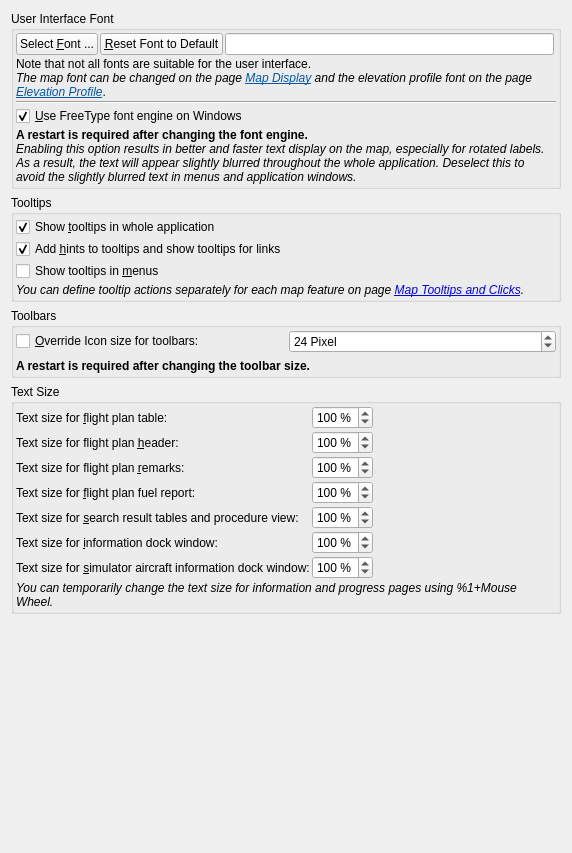
          <widget class="QWidget" name="scrollAreaWidgetContents_5">
           <property name="geometry">
            <rect>
             <x>0</x>
             <y>0</y>
             <width>572</width>
             <height>853</height>
            </rect>
           </property>
           <layout class="QVBoxLayout" name="verticalLayout_23">
            <item>
             <widget class="QGroupBox" name="groupBox_19">
              <property name="title">
               <string>User Interface Font</string>
              </property>
              <layout class="QGridLayout" name="gridLayout_8">
               <property name="leftMargin">
                <number>2</number>
               </property>
               <property name="topMargin">
                <number>2</number>
               </property>
               <property name="rightMargin">
                <number>2</number>
               </property>
               <property name="bottomMargin">
                <number>2</number>
               </property>
               <property name="spacing">
                <number>2</number>
               </property>
               <item row="5" column="0" colspan="4">
                <widget class="QCheckBox" name="checkBoxOptionsFreetype">
                 <property name="toolTip">
                  <string>Enable this if you use scaled fonts in you system settings and/or a monitor with high resolution.
This will scale the Little Navmap map graphics and icons for better visibility if checked.</string>
                 </property>
                 <property name="text">
                  <string>&amp;Use FreeType font engine on Windows</string>
                 </property>
                 <property name="checked">
                  <bool>true</bool>
                 </property>
                </widget>
               </item>
               <item row="3" column="0" colspan="4">
                <widget class="QLabel" name="labelOptionsGuiFontHint">
                 <property name="text">
                  <string>&lt;html&gt;&lt;head/&gt;&lt;body&gt;&lt;p&gt;Note that not all fonts are suitable for the user interface.&lt;br/&gt;&lt;img src=&quot;:/littlenavmap/resources/icons/bulb.svg&quot;/&gt;&lt;span style=&quot; font-style:italic;&quot;&gt;The map font can be changed on the page &lt;/span&gt;&lt;a href=&quot;lnm://mapdisplayfont&quot;&gt;&lt;span style=&quot; font-style:italic; text-decoration: underline; color:#0057ae;&quot;&gt;Map Display&lt;/span&gt;&lt;/a&gt;&lt;span style=&quot; font-style:italic;&quot;&gt; and the elevation profile font on the page &lt;/span&gt;&lt;a href=&quot;lnm://elevationprofile&quot;&gt;&lt;span style=&quot; font-style:italic; text-decoration: underline; color:#0057ae;&quot;&gt;Elevation Profile&lt;/span&gt;&lt;/a&gt;.&lt;/p&gt;&lt;/body&gt;&lt;/html&gt;</string>
                 </property>
                 <property name="wordWrap">
                  <bool>true</bool>
                 </property>
                 <property name="margin">
                  <number>10</number>
                 </property>
                 <property name="textInteractionFlags">
                  <set>Qt::LinksAccessibleByMouse|Qt::TextSelectableByMouse</set>
                 </property>
                </widget>
               </item>
               <item row="1" column="0">
                <widget class="QPushButton" name="pushButtonOptionsGuiSelectFont">
                 <property name="toolTip">
                  <string>Select a font for the user interface.
Changes are applied immediately. 
Cancel the dialog to revert back to the old font.
Font size is limited to 30 points/pixels.</string>
                 </property>
                 <property name="text">
                  <string>Select &amp;Font ...</string>
                 </property>
                </widget>
               </item>
               <item row="4" column="0" colspan="4">
                <widget class="Line" name="lineOptionsGuiFreetype">
                 <property name="orientation">
                  <enum>Qt::Horizontal</enum>
                 </property>
                </widget>
               </item>
               <item row="6" column="0" colspan="4">
                <widget class="QLabel" name="labelOptionsFreetypeHint">
                 <property name="text">
                  <string>&lt;html&gt;&lt;head/&gt;&lt;body&gt;&lt;p&gt;&lt;span style=&quot; font-weight:600;&quot;&gt;A restart is required after changing the font engine.&lt;/span&gt;&lt;br/&gt;&lt;img src=&quot;:/littlenavmap/resources/icons/bulb.svg&quot;/&gt;&lt;span style=&quot; font-style:italic;&quot;&gt;Enabling this option results in better and faster text display on the map, especially for rotated labels. &lt;br/&gt;As a result, the text will appear slightly blurred throughout the whole application. Deselect this to avoid the slightly blurred text in menus and application windows.&lt;/span&gt;&lt;/p&gt;&lt;/body&gt;&lt;/html&gt;</string>
                 </property>
                 <property name="wordWrap">
                  <bool>true</bool>
                 </property>
                 <property name="margin">
                  <number>10</number>
                 </property>
                 <property name="textInteractionFlags">
                  <set>Qt::LinksAccessibleByMouse|Qt::TextSelectableByMouse</set>
                 </property>
                </widget>
               </item>
               <item row="1" column="1">
                <widget class="QPushButton" name="pushButtonOptionsGuiResetFont">
                 <property name="toolTip">
                  <string>Reset font for user interface back to system default.
Changes are applied immediately. </string>
                 </property>
                 <property name="text">
                  <string>&amp;Reset Font to Default</string>
                 </property>
                </widget>
               </item>
               <item row="1" column="2">
                <widget class="QLineEdit" name="lineEditOptionsGuiFont">
                 <property name="readOnly">
                  <bool>true</bool>
                 </property>
                </widget>
               </item>
              </layout>
             </widget>
            </item>
            <item>
             <widget class="QGroupBox" name="groupBox_24">
              <property name="title">
               <string>Tooltips</string>
              </property>
              <layout class="QVBoxLayout" name="verticalLayout_24">
               <property name="spacing">
                <number>2</number>
               </property>
               <property name="leftMargin">
                <number>2</number>
               </property>
               <property name="topMargin">
                <number>2</number>
               </property>
               <property name="rightMargin">
                <number>2</number>
               </property>
               <property name="bottomMargin">
                <number>2</number>
               </property>
               <item>
                <widget class="QCheckBox" name="checkBoxOptionsGuiTooltipsAll">
                 <property name="toolTip">
                  <string>Enables display of tooltips for the whole application.
Tooltips are small help windows which pop up when hovering the mouse above an object.
This does not affect the map window which can be changed separately on the options page &quot;Map&quot;. </string>
                 </property>
                 <property name="text">
                  <string>Show &amp;tooltips in whole application</string>
                 </property>
                 <property name="checked">
                  <bool>true</bool>
                 </property>
                </widget>
               </item>
               <item>
                <widget class="QCheckBox" name="checkBoxOptionsGuiTooltipsLink">
                 <property name="toolTip">
                  <string>Enables additional hints in tooltips and also adds tooltips for the blue links in the flight plan header, procedure search and information window</string>
                 </property>
                 <property name="text">
                  <string>Add &amp;hints to tooltips and show tooltips for links</string>
                 </property>
                 <property name="checked">
                  <bool>true</bool>
                 </property>
                </widget>
               </item>
               <item>
                <widget class="QCheckBox" name="checkBoxOptionsGuiTooltipsMenu">
                 <property name="toolTip">
                  <string>Enables tooltips in main menu and context menus.</string>
                 </property>
                 <property name="text">
                  <string>Show tooltips in &amp;menus</string>
                 </property>
                 <property name="checked">
                  <bool>false</bool>
                 </property>
                </widget>
               </item>
               <item>
                <widget class="QLabel" name="labelOptionsGuiTooltipHint">
                 <property name="text">
                  <string>&lt;html&gt;&lt;head/&gt;&lt;body&gt;&lt;p&gt;&lt;img src=&quot;:/littlenavmap/resources/icons/bulb.svg&quot;/&gt;&lt;span style=&quot; font-style:italic;&quot;&gt;You can define tooltip actions separately for each map feature on page &lt;/span&gt;&lt;a href=&quot;lnm://maptooltipsandclicks&quot;&gt;&lt;span style=&quot; font-style:italic; text-decoration: underline;&quot;&gt;Map Tooltips and Clicks&lt;/span&gt;&lt;/a&gt;&lt;span style=&quot; font-style:italic;&quot;&gt;.&lt;/span&gt;&lt;/p&gt;&lt;/body&gt;&lt;/html&gt;</string>
                 </property>
                 <property name="wordWrap">
                  <bool>true</bool>
                 </property>
                 <property name="margin">
                  <number>10</number>
                 </property>
                 <property name="textInteractionFlags">
                  <set>Qt::LinksAccessibleByMouse|Qt::TextSelectableByMouse</set>
                 </property>
                </widget>
               </item>
              </layout>
             </widget>
            </item>
            <item>
             <widget class="QGroupBox" name="groupBox_32">
              <property name="title">
               <string>Toolbars</string>
              </property>
              <layout class="QGridLayout" name="gridLayout_42">
               <property name="leftMargin">
                <number>2</number>
               </property>
               <property name="topMargin">
                <number>2</number>
               </property>
               <property name="rightMargin">
                <number>2</number>
               </property>
               <property name="bottomMargin">
                <number>2</number>
               </property>
               <item row="0" column="2">
                <widget class="QSpinBox" name="spinBoxOptionsGuiToolbarSize">
                 <property name="sizePolicy">
                  <sizepolicy hsizetype="Minimum" vsizetype="Fixed">
                   <horstretch>0</horstretch>
                   <verstretch>0</verstretch>
                  </sizepolicy>
                 </property>
                 <property name="readOnly">
                  <bool>false</bool>
                 </property>
                 <property name="suffix">
                  <string> Pixel</string>
                 </property>
                 <property name="minimum">
                  <number>8</number>
                 </property>
                 <property name="maximum">
                  <number>128</number>
                 </property>
                 <property name="singleStep">
                  <number>2</number>
                 </property>
                 <property name="value">
                  <number>24</number>
                 </property>
                </widget>
               </item>
               <item row="0" column="1" alignment="Qt::AlignVCenter">
                <widget class="QCheckBox" name="checkBoxOptionsGuiToolbarSize">
                 <property name="toolTip">
                  <string>Allows to change the size of the toolbar icons from system default if checked.</string>
                 </property>
                 <property name="text">
                  <string>&amp;Override Icon size for toolbars:</string>
                 </property>
                 <property name="checked">
                  <bool>false</bool>
                 </property>
                </widget>
               </item>
               <item row="1" column="1" colspan="2">
                <widget class="QLabel" name="labelOptionsGuiToolbarSize">
                 <property name="text">
                  <string>&lt;b&gt;A restart is required after changing the toolbar size.&lt;/b&gt;</string>
                 </property>
                 <property name="wordWrap">
                  <bool>true</bool>
                 </property>
                 <property name="margin">
                  <number>10</number>
                 </property>
                 <property name="textInteractionFlags">
                  <set>Qt::LinksAccessibleByMouse|Qt::TextSelectableByMouse</set>
                 </property>
                </widget>
               </item>
              </layout>
             </widget>
            </item>
            <item>
             <widget class="QGroupBox" name="groupBox_8">
              <property name="title">
               <string>Text Size</string>
              </property>
              <layout class="QGridLayout" name="gridLayout_20">
               <property name="leftMargin">
                <number>2</number>
               </property>
               <property name="topMargin">
                <number>2</number>
               </property>
               <property name="rightMargin">
                <number>2</number>
               </property>
               <property name="bottomMargin">
                <number>2</number>
               </property>
               <property name="spacing">
                <number>2</number>
               </property>
               <item row="4" column="0">
                <widget class="QLabel" name="labelOptionsGuiAircraftPerf">
                 <property name="text">
                  <string>Text size for &amp;flight plan fuel report:</string>
                 </property>
                 <property name="buddy">
                  <cstring>spinBoxOptionsGuiAircraftPerf</cstring>
                 </property>
                </widget>
               </item>
               <item row="6" column="0">
                <widget class="QLabel" name="labelOptionsGuiInfoText">
                 <property name="text">
                  <string>Text size for &amp;information dock window:</string>
                 </property>
                 <property name="buddy">
                  <cstring>spinBoxOptionsGuiInfoText</cstring>
                 </property>
                </widget>
               </item>
               <item row="1" column="1">
                <widget class="QSpinBox" name="spinBoxOptionsGuiRouteText">
                 <property name="sizePolicy">
                  <sizepolicy hsizetype="Minimum" vsizetype="Fixed">
                   <horstretch>0</horstretch>
                   <verstretch>0</verstretch>
                  </sizepolicy>
                 </property>
                 <property name="readOnly">
                  <bool>false</bool>
                 </property>
                 <property name="suffix">
                  <string> %</string>
                 </property>
                 <property name="minimum">
                  <number>50</number>
                 </property>
                 <property name="maximum">
                  <number>300</number>
                 </property>
                 <property name="singleStep">
                  <number>10</number>
                 </property>
                 <property name="value">
                  <number>100</number>
                 </property>
                </widget>
               </item>
               <item row="5" column="0">
                <widget class="QLabel" name="labelOptionsGuiSearchText">
                 <property name="text">
                  <string>Text size for &amp;search result tables and procedure view:</string>
                 </property>
                 <property name="buddy">
                  <cstring>spinBoxOptionsGuiSearchText</cstring>
                 </property>
                </widget>
               </item>
               <item row="6" column="2">
                <spacer name="horizontalSpacer_3">
                 <property name="orientation">
                  <enum>Qt::Horizontal</enum>
                 </property>
                 <property name="sizeHint" stdset="0">
                  <size>
                   <width>40</width>
                   <height>20</height>
                  </size>
                 </property>
                </spacer>
               </item>
               <item row="3" column="1">
                <widget class="QSpinBox" name="spinBoxOptionsGuiRouteRemarksText">
                 <property name="sizePolicy">
                  <sizepolicy hsizetype="Minimum" vsizetype="Fixed">
                   <horstretch>0</horstretch>
                   <verstretch>0</verstretch>
                  </sizepolicy>
                 </property>
                 <property name="readOnly">
                  <bool>false</bool>
                 </property>
                 <property name="suffix">
                  <string> %</string>
                 </property>
                 <property name="minimum">
                  <number>50</number>
                 </property>
                 <property name="maximum">
                  <number>300</number>
                 </property>
                 <property name="singleStep">
                  <number>10</number>
                 </property>
                 <property name="value">
                  <number>100</number>
                 </property>
                </widget>
               </item>
               <item row="9" column="0" colspan="3">
                <widget class="QLabel" name="labelOptionsUnitsTextSizeHint">
                 <property name="text">
                  <string>&lt;html&gt;&lt;head/&gt;&lt;body&gt;&lt;p&gt;&lt;img src=&quot;:/littlenavmap/resources/icons/bulb.svg&quot;/&gt;&lt;span style=&quot; font-style:italic;&quot;&gt;You can temporarily change the text size for information and progress pages using %1+Mouse Wheel.&lt;/span&gt;&lt;/p&gt;&lt;/body&gt;&lt;/html&gt;</string>
                 </property>
                 <property name="wordWrap">
                  <bool>true</bool>
                 </property>
                 <property name="margin">
                  <number>10</number>
                 </property>
                 <property name="textInteractionFlags">
                  <set>Qt::LinksAccessibleByMouse|Qt::TextSelectableByMouse</set>
                 </property>
                </widget>
               </item>
               <item row="8" column="0">
                <widget class="QLabel" name="labelOptionsGuiSimInfoText">
                 <property name="text">
                  <string>Text size for &amp;simulator aircraft information dock window:</string>
                 </property>
                 <property name="buddy">
                  <cstring>spinBoxOptionsGuiSimInfoText</cstring>
                 </property>
                </widget>
               </item>
               <item row="4" column="1">
                <widget class="QSpinBox" name="spinBoxOptionsGuiAircraftPerf">
                 <property name="readOnly">
                  <bool>false</bool>
                 </property>
                 <property name="suffix">
                  <string> %</string>
                 </property>
                 <property name="minimum">
                  <number>50</number>
                 </property>
                 <property name="maximum">
                  <number>300</number>
                 </property>
                 <property name="singleStep">
                  <number>10</number>
                 </property>
                 <property name="value">
                  <number>100</number>
                 </property>
                </widget>
               </item>
               <item row="1" column="0">
                <widget class="QLabel" name="labelOptionsGuiRouteText">
                 <property name="text">
                  <string>Text size for &amp;flight plan table:</string>
                 </property>
                 <property name="buddy">
                  <cstring>spinBoxOptionsGuiRouteText</cstring>
                 </property>
                </widget>
               </item>
               <item row="5" column="1">
                <widget class="QSpinBox" name="spinBoxOptionsGuiSearchText">
                 <property name="readOnly">
                  <bool>false</bool>
                 </property>
                 <property name="suffix">
                  <string> %</string>
                 </property>
                 <property name="minimum">
                  <number>50</number>
                 </property>
                 <property name="maximum">
                  <number>300</number>
                 </property>
                 <property name="singleStep">
                  <number>10</number>
                 </property>
                 <property name="value">
                  <number>100</number>
                 </property>
                </widget>
               </item>
               <item row="6" column="1">
                <widget class="QSpinBox" name="spinBoxOptionsGuiInfoText">
                 <property name="readOnly">
                  <bool>false</bool>
                 </property>
                 <property name="suffix">
                  <string> %</string>
                 </property>
                 <property name="minimum">
                  <number>50</number>
                 </property>
                 <property name="maximum">
                  <number>300</number>
                 </property>
                 <property name="singleStep">
                  <number>10</number>
                 </property>
                 <property name="value">
                  <number>100</number>
                 </property>
                </widget>
               </item>
               <item row="8" column="1">
                <widget class="QSpinBox" name="spinBoxOptionsGuiSimInfoText">
                 <property name="readOnly">
                  <bool>false</bool>
                 </property>
                 <property name="suffix">
                  <string> %</string>
                 </property>
                 <property name="minimum">
                  <number>50</number>
                 </property>
                 <property name="maximum">
                  <number>300</number>
                 </property>
                 <property name="singleStep">
                  <number>10</number>
                 </property>
                 <property name="value">
                  <number>100</number>
                 </property>
                </widget>
               </item>
               <item row="3" column="0">
                <widget class="QLabel" name="labelOptionsGuiRouteRemarksText">
                 <property name="text">
                  <string>Text size for flight plan &amp;remarks:</string>
                 </property>
                 <property name="buddy">
                  <cstring>spinBoxOptionsGuiRouteRemarksText</cstring>
                 </property>
                </widget>
               </item>
               <item row="2" column="0">
                <widget class="QLabel" name="labelOptionsGuiRouteInfoText">
                 <property name="text">
                  <string>Text size for flight plan &amp;header:</string>
                 </property>
                 <property name="buddy">
                  <cstring>spinBoxOptionsGuiRouteInfoText</cstring>
                 </property>
                </widget>
               </item>
               <item row="2" column="1">
                <widget class="QSpinBox" name="spinBoxOptionsGuiRouteInfoText">
                 <property name="sizePolicy">
                  <sizepolicy hsizetype="Minimum" vsizetype="Fixed">
                   <horstretch>0</horstretch>
                   <verstretch>0</verstretch>
                  </sizepolicy>
                 </property>
                 <property name="readOnly">
                  <bool>false</bool>
                 </property>
                 <property name="suffix">
                  <string> %</string>
                 </property>
                 <property name="minimum">
                  <number>50</number>
                 </property>
                 <property name="maximum">
                  <number>300</number>
                 </property>
                 <property name="singleStep">
                  <number>10</number>
                 </property>
                 <property name="value">
                  <number>100</number>
                 </property>
                </widget>
               </item>
              </layout>
             </widget>
            </item>
            <item>
             <spacer name="verticalSpacer_3">
              <property name="orientation">
               <enum>Qt::Vertical</enum>
              </property>
              <property name="sizeHint" stdset="0">
               <size>
                <width>20</width>
                <height>0</height>
               </size>
              </property>
             </spacer>
            </item>
           </layout>
          </widget>
